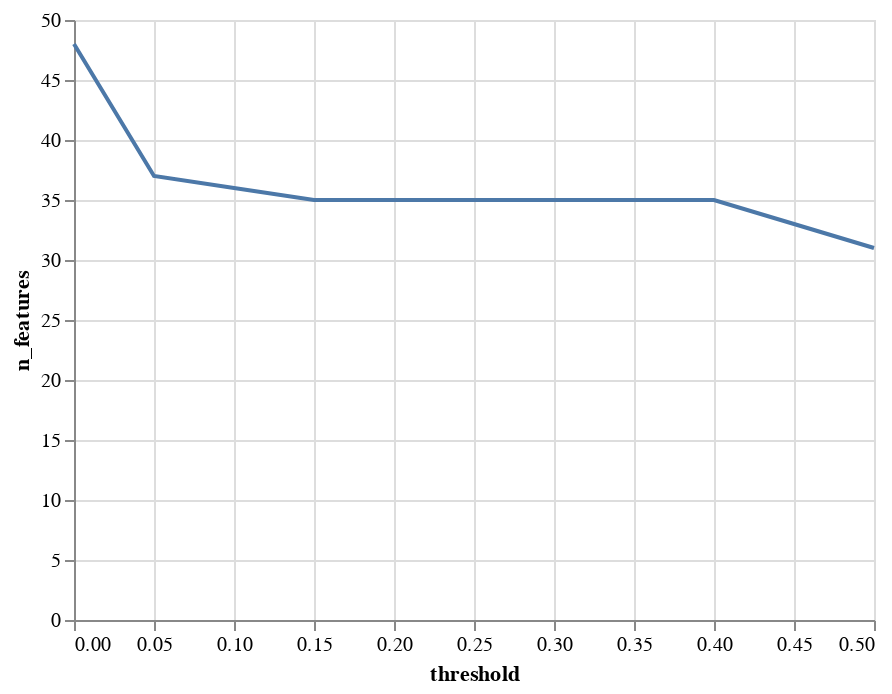

The code cell stored with this chart in its notebook:
### Code cell
from numpy import arange
import altair as alt

df = pd.read_csv('oil-spill.csv', header=None)

data = df.values
X = data[:, :-1]
y = data[:, -1]

print(X.shape, y.shape)

thresholds = arange(0.0, 0.55, 0.05)

results = []
for t in thresholds:
    
    transform = VarianceThreshold(threshold=t)
    
    X_sel = transform.fit_transform(X)
    rows, cols = X_sel.shape
    n_features = cols
    print('Threshold=%.2f, Features=%d' % (t, n_features))
    
    results.append(n_features)
    
d2 = pd.DataFrame({'threshold': thresholds, 'n_features': results})
alt.Chart(d2).mark_line().encode(
    x='threshold',
    y='n_features')

### Figure 1 — Vega-Lite specification as saved in the notebook (floating-point values rounded to 4 significant figures)
{"config": {"view": {"continuousWidth": 400, "continuousHeight": 300}}, "data": {"name": "data-1b717d9dd6c713774c7cca05f3e14fb7"}, "mark": "line", "encoding": {"x": {"type": "quantitative", "field": "threshold"}, "y": {"type": "quantitative", "field": "n_features"}}, "$schema": "https://vega.github.io/schema/vega-lite/v4.8.1.json", "datasets": {"data-1b717d9dd6c713774c7cca05f3e14fb7": [{"threshold": 0.0, "n_features": 48}, {"threshold": 0.05, "n_features": 37}, {"threshold": 0.1, "n_features": 36}, {"threshold": 0.15, "n_features": 35}, {"threshold": 0.2, "n_features": 35}, {"threshold": 0.25, "n_features": 35}, {"threshold": 0.3, "n_features": 35}, {"threshold": 0.35, "n_features": 35}, {"threshold": 0.4, "n_features": 35}, {"threshold": 0.45, "n_features": 33}, {"threshold": 0.5, "n_features": 31}]}}
